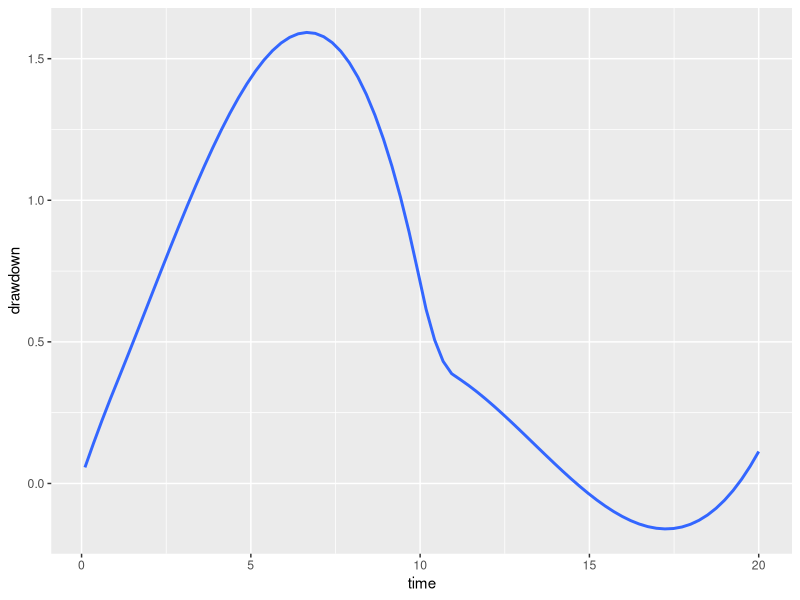

The R source for this figure: (Note: this script raises an error after producing the figure.)
time <- c(0.1, 1, 10.001, 10.1, 11, 20) #Time in sec
u_1 <- 1^2*0.00025/(4*(73/(24*60*60))*time)
u_2 <- 1^2*0.00025/(4*(73/(24*60*60))*(time-10))
library(pracma)


drawdown_1 <- ((150/(24*60*60))/(4*pi*(73/(24*60*60))))*expint_E1(u_1)

drawdown_2 <- ((150/(24*60*60))/(4*pi*(73/(24*60*60))))*expint_E1(u_1)+
  ((-150/(24*60*60))/(4*pi*(73/(24*60*60))))*expint_E1(u_2)

drawdown_2 <- as.numeric(drawdown_2)

drawdown <- c(drawdown_1[1:3], drawdown_2[4:6])

drawdown

library(ggplot2)
qplot(time, drawdown, geom = "smooth")

30.5*sqrt(0.015/(16.8*3.05))

integrand <- function(y) {(1/y)* exp(-y- 0.522^2/(4*y))}


(42.5/(4*pi*18.6))

a <- integrate(integrand, lower = 0.36032, upper = Inf)
hj_draw <- sapply(u, function(x){
  a <- integrate(integrand, lower = x, upper = Inf)
  a <- a[[1]]
  return(a*(42.5/(4*pi*18.6)))
})
hj_draw

c_pi <- (30.5/(4*sqrt(18.6*0.0002)))*sqrt(0.015*0.003/3.05)



h_60_draw <- sapply(u, function(x){
  integran <- function(y) {(1/y)*exp(-y)*erfc(c_pi*sqrt(x)/sqrt(y*(y-x)))}
  a <- integrate(integran, lower = x, upper = Inf)
  a <- a[[1]]
  return(a*(42.5/(4*pi*18.6)))
})
h_60_draw
